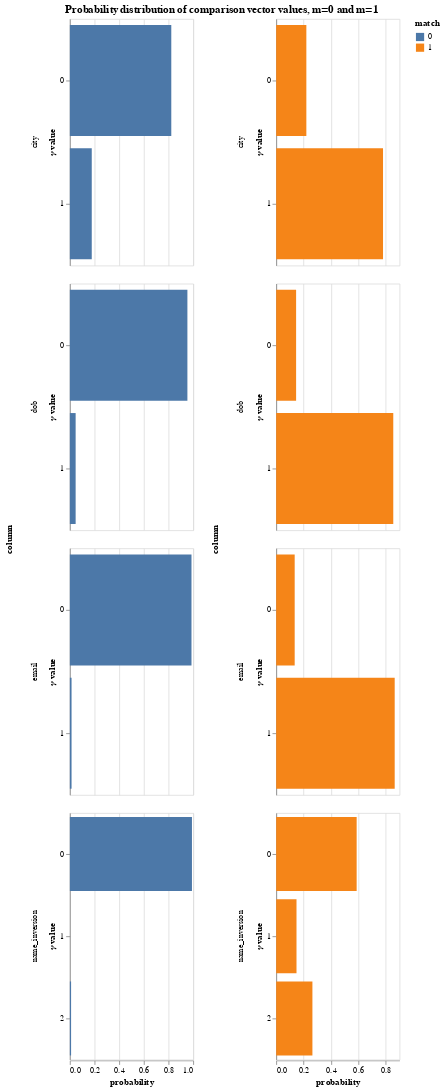

Notebook code for this chart:
### Markdown cell above
The `params` property of the `linker` is an object that contains a lot of diagnostic information about how the match probability was computed.  The following cells demonstrate some of its functionality

### Code cell
params = linker.params
params.probability_distribution_chart()

### Figure 1 — Vega-Lite specification as saved in the notebook (floating-point values rounded to 4 significant figures)
{"$schema": "https://vega.github.io/schema/vega-lite/v3.4.0.json", "config": {"mark": {"tooltip": null}, "title": {"anchor": "middle"}, "view": {"height": 300, "width": 400}}, "data": {"name": "data-280bbb2e24e3f3387ada52ddac571b8c"}, "datasets": {"data-280bbb2e24e3f3387ada52ddac571b8c": [{"column": "name_inversion", "gamma": "gamma_name_inversion", "match": 1, "probability": 0.5873, "value": 0, "value_of_gamma": "level_0"}, {"column": "name_inversion", "gamma": "gamma_name_inversion", "match": 1, "probability": 0.1483, "value": 1, "value_of_gamma": "level_1"}, {"column": "name_inversion", "gamma": "gamma_name_inversion", "match": 1, "probability": 0.2644, "value": 2, "value_of_gamma": "level_2"}, {"column": "name_inversion", "gamma": "gamma_name_inversion", "match": 0, "probability": 0.9902, "value": 0, "value_of_gamma": "level_0"}, {"column": "name_inversion", "gamma": "gamma_name_inversion", "match": 0, "probability": 1.987e-06, "value": 1, "value_of_gamma": "level_1"}, {"column": "name_inversion", "gamma": "gamma_name_inversion", "match": 0, "probability": 0.009846, "value": 2, "value_of_gamma": "level_2"}, {"column": "dob", "gamma": "gamma_dob", "match": 1, "probability": 0.1454, "value": 0, "value_of_gamma": "level_0"}, {"column": "dob", "gamma": "gamma_dob", "match": 1, "probability": 0.8546, "value": 1, "value_of_gamma": "level_1"}, {"column": "dob", "gamma": "gamma_dob", "match": 0, "probability": 0.9532, "value": 0, "value_of_gamma": "level_0"}, {"column": "dob", "gamma": "gamma_dob", "match": 0, "probability": 0.04678, "value": 1, "value_of_gamma": "level_1"}, {"column": "city", "gamma": "gamma_city", "match": 1, "probability": 0.2202, "value": 0, "value_of_gamma": "level_0"}, {"column": "city", "gamma": "gamma_city", "match": 1, "probability": 0.7798, "value": 1, "value_of_gamma": "level_1"}, {"column": "city", "gamma": "gamma_city", "match": 0, "probability": 0.8225, "value": 0, "value_of_gamma": "level_0"}, {"column": "city", "gamma": "gamma_city", "match": 0, "probability": 0.1775, "value": 1, "value_of_gamma": "level_1"}, {"column": "email", "gamma": "gamma_email", "match": 1, "probability": 0.135, "value": 0, "value_of_gamma": "level_0"}, {"column": "email", "gamma": "gamma_email", "match": 1, "probability": 0.865, "value": 1, "value_of_gamma": "level_1"}, {"column": "email", "gamma": "gamma_email", "match": 0, "probability": 0.9864, "value": 0, "value_of_gamma": "level_0"}, {"column": "email", "gamma": "gamma_email", "match": 0, "probability": 0.01364, "value": 1, "value_of_gamma": "level_1"}]}, "hconcat": [{"encoding": {"color": {"field": "match", "type": "nominal"}, "row": {"field": "column", "sort": {"field": "gamma"}, "type": "nominal"}, "tooltip": [{"field": "column", "type": "nominal"}, {"field": "probability", "format": ".4f", "type": "quantitative"}, {"field": "value", "type": "ordinal"}], "x": {"field": "probability", "type": "quantitative"}, "y": {"axis": {"title": "𝛾 value"}, "field": "value", "type": "nominal"}}, "mark": "bar", "resolve": {"scale": {"y": "independent"}}, "transform": [{"filter": "(datum.match === 0)"}], "width": 150}, {"encoding": {"color": {"field": "match", "type": "nominal"}, "row": {"field": "column", "sort": {"field": "gamma"}, "type": "nominal"}, "tooltip": [{"field": "column", "type": "nominal"}, {"field": "probability", "format": ".4f", "type": "quantitative"}, {"field": "value", "type": "ordinal"}], "x": {"field": "probability", "type": "quantitative"}, "y": {"axis": {"title": "𝛾 value"}, "field": "value", "type": "nominal"}}, "mark": "bar", "resolve": {"scale": {"y": "independent"}}, "transform": [{"filter": "(datum.match === 1)"}], "width": 150}], "title": "Probability distribution of comparison vector values, m=0 and m=1"}
